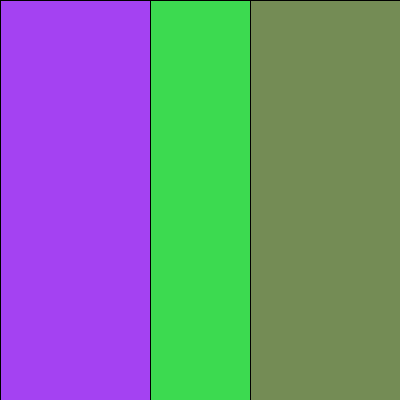
Frame 1 (no input)
Frame 60 (the mouse pressed at the canvas centre just before this capture): identical to frame 1, image omitted
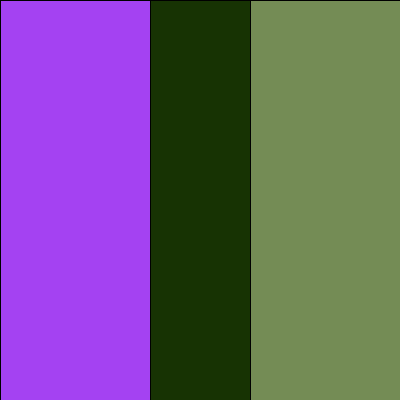
Frame 120 (the mouse held since frame 60 and released just before this capture)

The Processing sketch that drew these frames (run headless with seeded random() and noise(); from frame 60 on, the mouse is pressed at the canvas centre):

// Processing sketch: Lecture_09_30_2015___part_2
// ── Lecture_09_30_2015___part_2.pde
color c1, c2, c3;

void setup()
{
    size(400,400);
    c1 = color(random(255), random(255), random(255));  //get random color 1 and 2
    c2 = color(random(255), random(255), random(255));
    c3 = color(random(255), random(255), random(255));
}

void draw()
{
  fill(c1);
  rect(0,0,150,400);
  fill(c2);
  rect(150,0,100,400);
  fill(c3);
  rect(250,0,150,400);
}

void mousePressed()
{
  //if(mouseX <= 150)
  //    c1 = color(random(255), random(255), random(255));
  //else if (mouseX > 250)
  //    c3 = color(random(255), random(255), random(255));
    if(mouseX > 150 && mouseX < 250)  //only change the middle rect
        c2 = color(random(255), random(255), random(255));
}

/*
Comparison operator: < , > , <= , >= , == , !=
Logic operator: && means and, || means or, ! means not
    ex: if(!(x < 10 || y > 100))
*/
